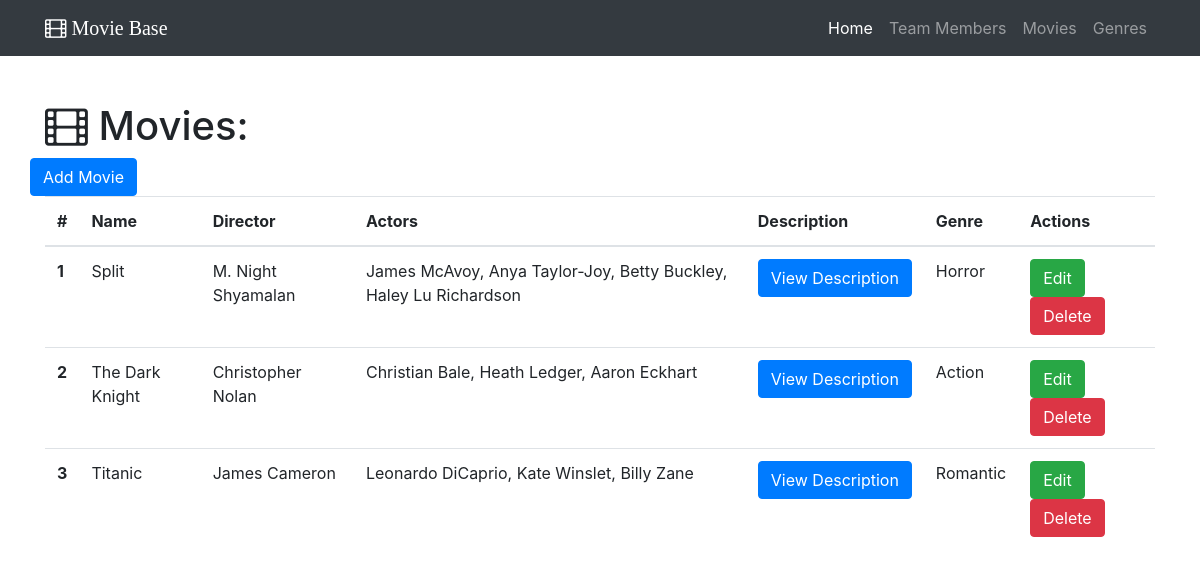
Before: /movies with the older database file.
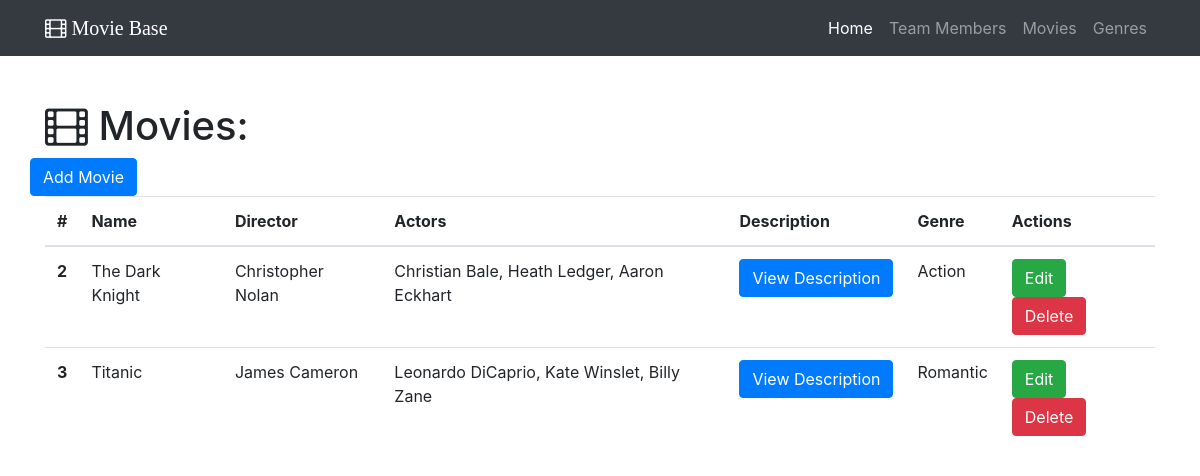
After: the same page with the newer database file.
### base.py (models this page shows)
class Movie(db.Model):
    __tablename__ = 'movies'
    id = db.Column(db.Integer, primary_key=True)
    name = db.Column(db.String(64))
    director = db.Column(db.String(64))
    actors = db.Column(db.String(64))
    description = db.Column(db.Text)
    genre_id = db.Column(db.Integer, db.ForeignKey('genres.id'))

class Genre(db.Model):
    __tablename__ = 'genres'
    id = db.Column(db.Integer, primary_key=True)
    name = db.Column(db.String(64))
    description = db.Column(db.Text)
    movies = db.relationship('Movie', backref='genre',cascade="delete")##back reference at the many side, unique in ORM

### base.py (the view)
@app.route('/movies')
def show_all_movies():
    movies = Movie.query.all()
    return render_template('movie-all.html', movies=movies)

### templates/movie-all.html (shortened to what this page needs)
{% extends "home-base.html"%}
{% block page_content%}
<div class="container">
  <h1 class="mt-5"><i class="fa fa-film" aria-hidden="true"></i> Movies:</h1>
  <div class="row bottom-margin">
    <a href="/movie/add" class="btn btn-primary" role="button" aria-disabled="true">Add Movie</a>
  </div>
  {% if movies %}
  <table class="table">
    <thead>
      <tr>
        <th>#</th>
        <th>Name</th>
        <th>Director</th>
        <th>Actors</th>
        <th>Description</th>
        <th>Genre</th>
        <th>Actions</th>
      </tr>
    </thead>
    <tbody>
      {% for movie in movies %}
      <tr>
        <th scope="row">{{movie.id}}</th>
        <td>{{movie.name}}</td>
        <td>{{movie.director}}</td>
        <td>{{movie.actors}}</td>
        <td>
  <button type="button" class="btn btn-primary" data-toggle="modal" data-target="#{{movie.id}}">
    View Description
  </button>
</td>
        <td>{{movie.genre.name}}</td>
        <td>
        <a href="/movie/edit/{{movie.id}}" class="btn btn-success" role="button" aria-disabled="true">Edit</a>
        <a href="/movie/delete/{{movie.id}}" class="btn btn-danger" role="button" aria-disabled="true">Delete</a>
        </td>
</tr>
      {% endfor%}
    </tbody>
  </table>
  {% else %}
  <h3>There are no movies in the database yet.</h3> {% endif %}
</div>
{% endblock%}

### templates/home-base.html (shortened to what this page needs)
<!DOCTYPE html>
<html lang="en">
<head>
  {% block head %}
  <link rel="stylesheet" href="https://maxcdn.bootstrapcdn.com/bootstrap/4.0.0-beta.2/css/bootstrap.min.css">
  <link rel="stylesheet" href="https://maxcdn.bootstrapcdn.com/font-awesome/4.7.0/css/font-awesome.min.css">
  <link rel="stylesheet" href="{{ url_for('static', filename='css/base.css') }}">
  {% endblock%}
</head>
<body>
  <nav class="navbar navbar-expand-lg navbar-dark bg-dark fixed-top">
    <div class="container">
      <a class="navbar-brand" href="/">
        <i class="fa fa-film" aria-hidden="true"> Movie Base</i>
       </a>
      <div class="collapse navbar-collapse" id="navbarResponsive">
        <ul class="navbar-nav ml-auto">
          <li class="nav-item active">
            <a class="nav-link" href="/">Home
             </a>
          </li>
          <li class="nav-item">
            <a class="nav-link" href="/members">Team Members</a>
          </li>
          <li class="nav-item">
            <a class="nav-link" href="/movies">Movies</a>
          </li>
          <li class="nav-item">
            <a class="nav-link" href="/genres">Genres</a>
          </li>
        </ul>
      </div>
    </div>
  </nav>
  {% block page_content%}
  {% endblock%}
</body>
</html>

### static/css/base.css (style rules this page uses)
body { padding-top: 54px; }

Changed rows visible on the page:
removed Movie: id "1", name "Split", director "M. Night Shyamalan", actors "James McAvoy, Anya Taylor-Joy, Betty Buckley, Haley Lu Richardson", genre.name "Horror"
